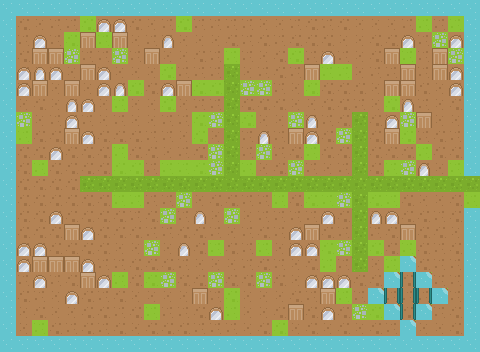

A 2D game scene composited from a Tiled map and its tileset images. What follows is a short description and the map's XML, with each tile layer's data collapsed to a summary:
An orthogonal 30x22 tile map with 16x16 px tiles, 5 tile layers (ground, terrain, overhead, detail, ...) and 25 objects (2x npc, 2x interactable, crestfall, the-droveway, ashlen-wood, ...).

<map version="1.10" tiledversion="1.12.1" orientation="orthogonal" renderorder="right-down" width="30" height="22" tilewidth="16" tileheight="16" infinite="0" nextlayerid="12" nextobjectid="26">
 <properties>
  <property name="regionId" value="varenmark" />
  <property name="tilesetKey" value="roguelike_base" />
 </properties>
 <tileset firstgid="1" source="../sheets/roguelike_base.tsx" />
 <layer id="4" name="ground" width="30" height="22">
  <data>[660 cells, 660 non-empty, 5 distinct tile ids]</data>
 </layer>
 <layer id="5" name="terrain" width="30" height="22">
  <data>[660 cells, 185 non-empty, 3 distinct tile ids]</data>
 </layer>
 <layer id="1" name="overhead" width="30" height="22">
  <data>[660 cells, 73 non-empty, 1 distinct tile ids]</data>
 </layer>
 <layer id="8" name="detail" width="30" height="22">
  <data>[660 cells, 128 non-empty, 4 distinct tile ids]</data>
 </layer>
 <layer id="9" name="decoration" width="30" height="22">
  <data>[660 cells, 54 non-empty, 4 distinct tile ids]</data>
 </layer>
 <objectgroup id="2" name="zones">
  <object id="1" name="crestfall" x="224" y="176" width="16" height="16">
   <properties>
    <property name="displayName" value="Crestfall" />
    <property name="maxLevel" type="int" value="2" />
    <property name="minLevel" type="int" value="0" />
   </properties>
  </object>
  <object id="2" name="the-droveway" x="224" y="64" width="16" height="16">
   <properties>
    <property name="displayName" value="The Droveway" />
    <property name="maxLevel" type="int" value="2" />
    <property name="minLevel" type="int" value="1" />
   </properties>
  </object>
  <object id="3" name="ashlen-wood" x="80" y="176" width="16" height="16">
   <properties>
    <property name="displayName" value="The Ashlen Wood" />
    <property name="maxLevel" type="int" value="2" />
    <property name="minLevel" type="int" value="1" />
   </properties>
  </object>
  <object id="4" name="grevenmire" x="368" y="176" width="16" height="16">
   <properties>
    <property name="displayName" value="Grevenmire" />
    <property name="maxLevel" type="int" value="3" />
    <property name="minLevel" type="int" value="3" />
   </properties>
  </object>
  <object id="5" name="the-halrow" x="352" y="112" width="16" height="16">
   <properties>
    <property name="displayName" value="The Halrow" />
    <property name="maxLevel" type="int" value="6" />
    <property name="minLevel" type="int" value="4" />
   </properties>
  </object>
  <object id="6" name="drowning-pits" x="352" y="256" width="16" height="16">
   <properties>
    <property name="displayName" value="The Drowning Pits" />
    <property name="maxLevel" type="int" value="6" />
    <property name="minLevel" type="int" value="4" />
   </properties>
  </object>
 </objectgroup>
 <objectgroup id="3" name="region_exits">
  <object id="7" name="greymoor" x="464" y="176" width="16" height="16">
   <properties>
    <property name="displayName" value="Greymoor" />
    <property name="toRegionId" value="greymoor" />
   </properties>
  </object>
 </objectgroup>
 <objectgroup id="6" name="labels">
  <object id="8" name="Crestfall" x="224" y="168">
   <properties>
    <property name="zoneSlug" value="crestfall" />
   </properties>
   <point />
  </object>
  <object id="9" name="The Droveway" x="224" y="56">
   <properties>
    <property name="zoneSlug" value="the-droveway" />
   </properties>
   <point />
  </object>
  <object id="10" name="The Ashlen Wood" x="80" y="168">
   <properties>
    <property name="zoneSlug" value="ashlen-wood" />
   </properties>
   <point />
  </object>
  <object id="11" name="Grevenmire" x="368" y="168">
   <properties>
    <property name="zoneSlug" value="grevenmire" />
   </properties>
   <point />
  </object>
  <object id="12" name="The Halrow" x="352" y="104">
   <properties>
    <property name="zoneSlug" value="the-halrow" />
   </properties>
   <point />
  </object>
  <object id="13" name="The Drowning Pits" x="352" y="248">
   <properties>
    <property name="zoneSlug" value="drowning-pits" />
   </properties>
   <point />
  </object>
  <object id="14" name="Greymoor" x="464" y="168">
   <point />
  </object>
 </objectgroup>
 <objectgroup id="7" name="paths">
  <object id="15" name="droveway-road" x="224" y="80">
   <polyline points="0,0 0,96" />
  </object>
  <object id="16" name="ashlenwood-road" x="96" y="176">
   <polyline points="0,0 128,0" />
  </object>
  <object id="17" name="grevenmire-road" x="240" y="176">
   <polyline points="0,0 128,0" />
  </object>
  <object id="18" name="halrow-road" x="352" y="176">
   <polyline points="0,0 0,-64" />
  </object>
  <object id="19" name="drowningpits-road" x="352" y="192">
   <polyline points="0,0 0,64" />
  </object>
  <object id="20" name="greymoor-road" x="384" y="176">
   <polyline points="0,0 80,0" />
  </object>
 </objectgroup>
 <objectgroup id="10" name="interactables">
  <object id="21" name="Varenmark Guide" type="npc" x="224" y="144" width="16" height="16">
   <properties>
    <property name="npcArchetype" value="guide" />
    <property name="displayName" value="Varenmark Guide" />
   </properties>
  </object>
  <object id="22" name="Traveling Merchant" type="npc" x="192" y="176" width="16" height="16">
   <properties>
    <property name="npcArchetype" value="merchant" />
    <property name="displayName" value="Traveling Merchant" />
   </properties>
  </object>
  <object id="23" name="Notice Board" type="interactable" x="240" y="176" width="16" height="16">
   <properties>
    <property name="interactType" value="notice-board" />
    <property name="displayName" value="Region Notice Board" />
   </properties>
  </object>
  <object id="24" name="Traveler's Campfire" type="interactable" x="352" y="144" width="16" height="16">
   <properties>
    <property name="interactType" value="rest-site" />
    <property name="displayName" value="Traveler's Campfire" />
   </properties>
  </object>
 </objectgroup>
 <objectgroup id="11" name="spawns">
  <object id="25" name="default-spawn" type="spawn" x="208" y="192" width="16" height="16" />
 </objectgroup>
</map>
